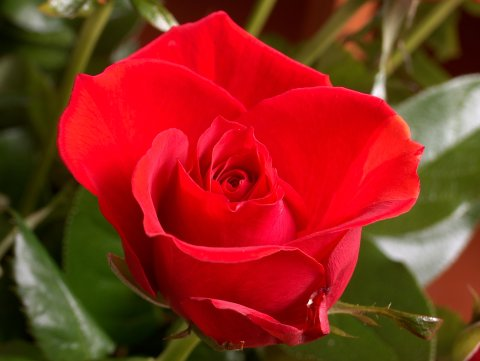
#> input picture opencv-python/img/sample1.jpg, 480 x 361 px
$ python colorseparation.py
#> lines starting #> are read from the running program, lines starting #| are printed output that depends on the picture
'''Write a program to perform color separation into R, G, and B from a color image. '''

import cv2

img= cv2.imread('img/sample1.jpg')
#> img is the input picture: shape (361, 480, 3); mean B, G, R 28.2, 43.9, 139.9

blue, green, red  = cv2.split(img)
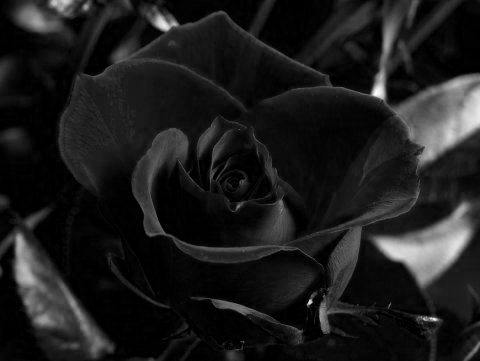
#> blue: shape (361, 480); min 0, max 254, mean 28.2
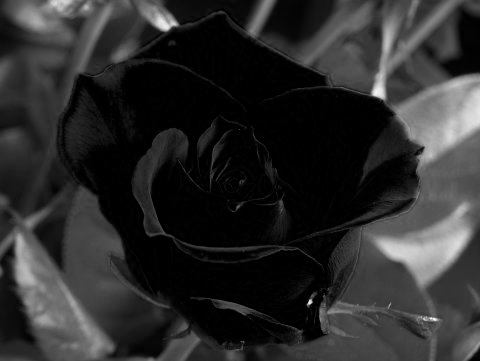
#> green: shape (361, 480); min 0, max 249, mean 43.9
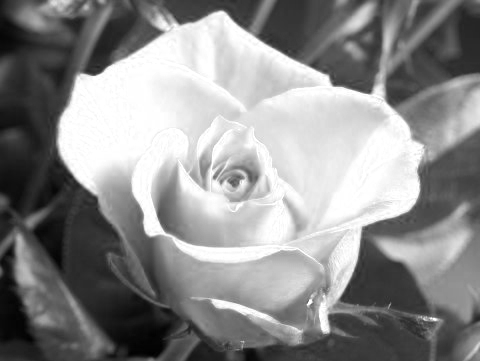
#> red: shape (361, 480); min 0, max 255, mean 139.9

cv2.imshow('Original',img)
cv2.waitKey(0)

cv2.imshow('Without Blue',blue)
cv2.waitKey(0)

cv2.imshow('Without Green',green)
cv2.waitKey(0)

cv2.imshow('Without Red',red)
cv2.waitKey(0)


cv2.destroyAllWindows()

$ run again, with opencv-python/img/horse.jpg copied over opencv-python/img/sample1.jpg
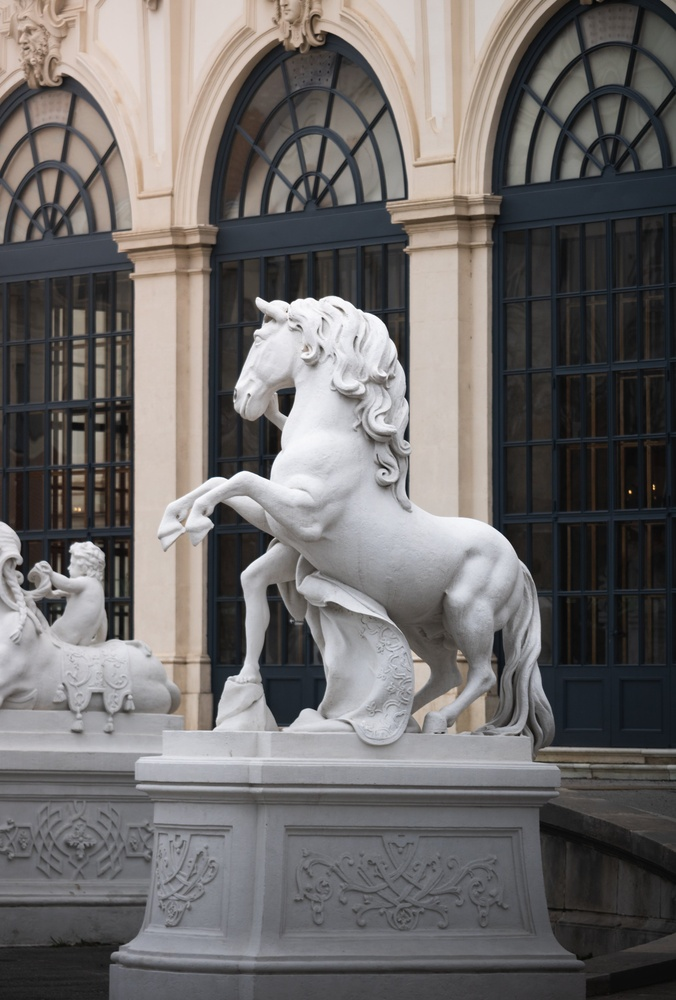
#> input picture opencv-python/img/horse.jpg, 676 x 1000 px, shrunk from 3867 x 5718 before the run
#> img is the input picture: shape (1000, 676, 3); mean B, G, R 106.7, 107.5, 110.7
#> `blue, green, red  = cv2.split(img)`:
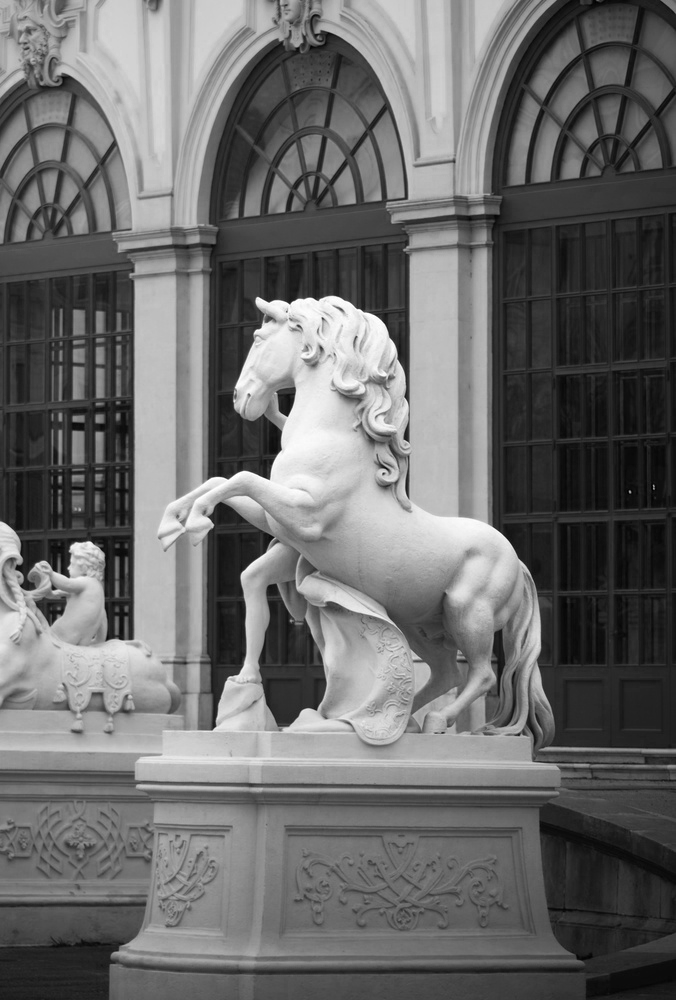
#> blue: shape (1000, 676); min 0, max 255, mean 106.7
#> `blue, green, red  = cv2.split(img)`:
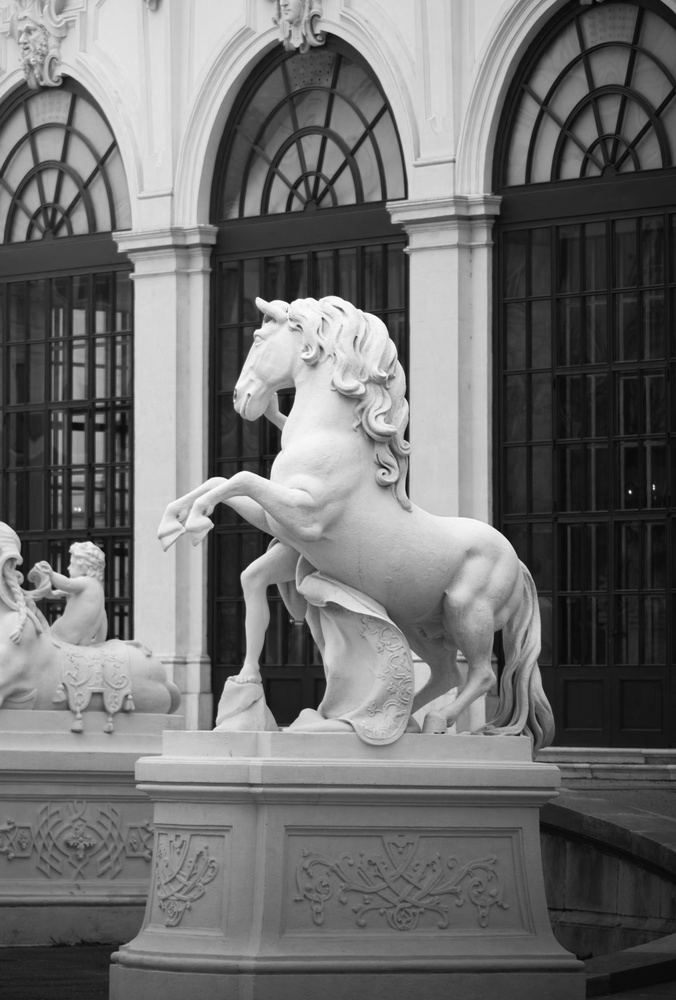
#> red: shape (1000, 676); min 6, max 255, mean 110.7

$ run again, with opencv-python/img/paper.jpg copied over opencv-python/img/sample1.jpg
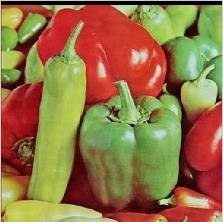
#> input picture opencv-python/img/paper.jpg, 223 x 222 px
#> img is the input picture: shape (222, 223, 3); mean B, G, R 67.6, 114.4, 147.2
#> `blue, green, red  = cv2.split(img)`:
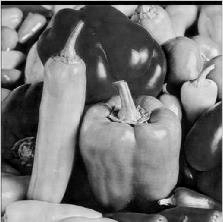
#> green: shape (222, 223); min 0, max 249, mean 114.4
#> `blue, green, red  = cv2.split(img)`:
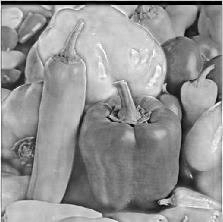
#> red: shape (222, 223); min 0, max 255, mean 147.2
